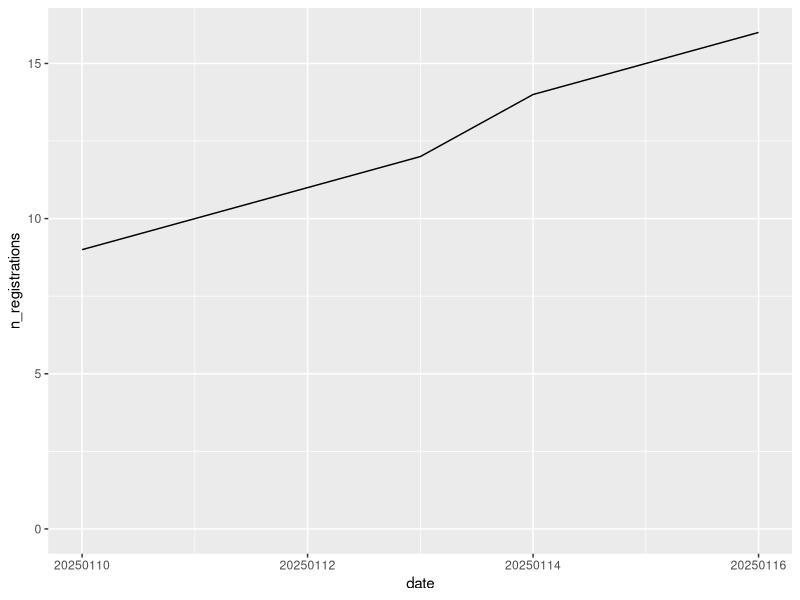

Generate this figure with R:
#!/bin/env Rscript

registrations_in_time <- readr::read_csv(
  "n_registrations_in_time.csv",
  show_col_types = FALSE
)

ggplot2::ggplot(
  registrations_in_time,
  ggplot2::aes(x = date, y = n_registrations)
) + ggplot2::geom_line() + 
  ggplot2::scale_y_continuous(limits = c(0, NA))

ggplot2::ggsave("n_registrations_in_time.png", width = 7, height = 7)
